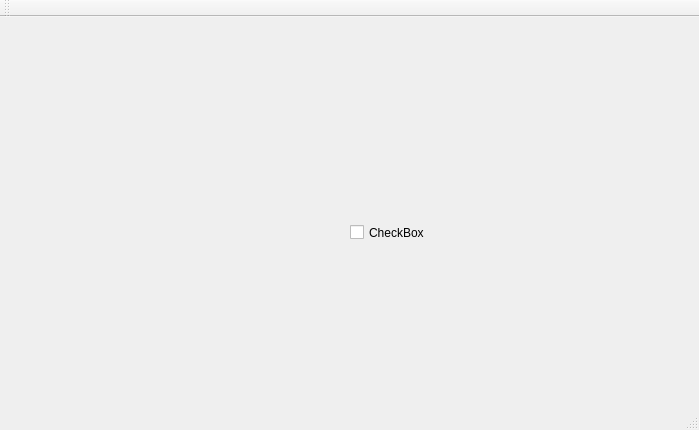
<?xml version="1.0" encoding="UTF-8"?>
<ui version="4.0">
 <class>MainWindow</class>
 <widget class="QMainWindow" name="MainWindow">
  <property name="geometry">
   <rect>
    <x>0</x>
    <y>0</y>
    <width>699</width>
    <height>430</height>
   </rect>
  </property>
  <property name="windowTitle">
   <string>MainWindow</string>
  </property>
  <widget class="QWidget" name="centralWidget">
   <widget class="QCheckBox" name="checkBox">
    <property name="geometry">
     <rect>
      <x>350</x>
      <y>190</y>
      <width>81</width>
      <height>51</height>
     </rect>
    </property>
    <property name="text">
     <string>CheckBox</string>
    </property>
   </widget>
  </widget>
  <widget class="QMenuBar" name="menuBar">
   <property name="geometry">
    <rect>
     <x>0</x>
     <y>0</y>
     <width>699</width>
     <height>23</height>
    </rect>
   </property>
  </widget>
  <widget class="QToolBar" name="mainToolBar">
   <attribute name="toolBarArea">
    <enum>TopToolBarArea</enum>
   </attribute>
   <attribute name="toolBarBreak">
    <bool>false</bool>
   </attribute>
  </widget>
  <widget class="QStatusBar" name="statusBar"/>
 </widget>
 <layoutdefault spacing="6" margin="11"/>
 <resources/>
 <connections/>
</ui>
